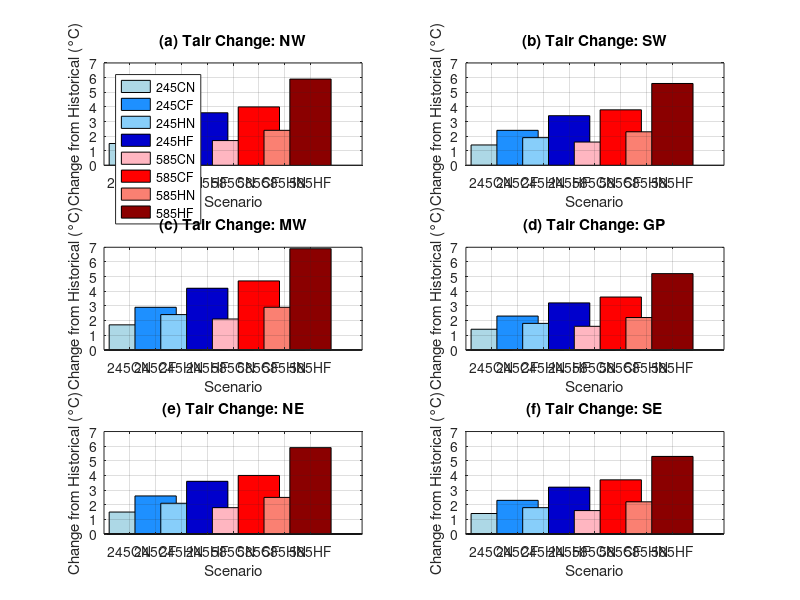

MATLAB code for this plot: (Note: this script raises an error after producing the figure.)
%% monthly Tair change (abs diff)

clear all; clc;

% Plot monthly change
subplot(3,2,1)

% Define months
months = 1:12;

% Define data (rows = months, columns = variables)
data = [
    -2.3	-0.9	-0.1	-0.8	0.8	-0.9	1.0	-0.4	2.8;
    -1.9	-0.7	0.2	-0.3	1.2	-0.6	1.3	0.0	3.2;
     0.4	1.7	2.6	2.2	3.7	1.8	3.8	2.4	5.5;
     3.4	4.8	5.8	5.2	6.8	4.9	7.1	5.5	8.7;
     8.0	9.5	10.3	9.9	11.3	9.6	11.8	10.3	13.3;
    11.8	13.3	14.2	13.8	15.3	13.5	15.8	14.2	17.7;
    15.7	17.3	18.5	18.1	19.7	17.7	20.3	18.6	22.5;
    15.7	17.5	18.6	18.2	20.2	17.8	20.6	18.9	23.0;
    12.1	13.9	15.0	14.4	16.3	14.1	16.8	15.1	19.0;
     6.5	8.2	9.2	8.7	10.4	8.5	10.9	9.1	12.7;
     0.7	2.2	3.2	2.8	4.1	2.3	4.6	3.1	6.5;
    -2.8	-1.5	-0.4	-1.0	0.5	-1.2	0.8	-0.6	2.6
];

colors = [
   [173 216 230]/255;  % 245CN (dark blue)
    [30, 144, 255]/255;  % 245CF (medium blue)
   [135, 206, 250]/255;  % 245HN (darker blue)
  [0, 0, 205]/255;  % 245HF (deep blue)
    [255, 182, 193]/255;  % 585CN (light red)
    [255 0 0]/255;  % 585CF (medium red)
    [250 128 114]/255;  % 585HN (dark red)
    [139, 0, 0]/255;  % 585HF (deep red)
];

% Annual data
annual = [5.6 7.1 8.1 7.6 9.2 7.3 9.6 8.0 11.5];

% Subtract the historical values (column 1) from the rest
change_monthly = data(:,2:end) - data(:,1);
change_annual = annual(2:end) - annual(1);

% Scenario labels (excluding Hist)
labels = {'245CN', '245CF', '245HN', '245HF', '585CN', '585CF', '585HN', '585HF'};

% Plot each bar individually
for i = 1:length(change_annual)
    bar(i, change_annual(i), 'FaceColor', colors(i,:), 'DisplayName', labels{i});hold on;
end


xticks(1:8)
xticklabels(labels)
xlabel('Scenario')
ylabel('Change from Historical (°C)');
title('(a) Tair Change: NW');

% Add legend
legend('Location', 'northwest', 'Orientation', 'vertical');

box on; grid on;
ylim([0, 7])



% Plot monthly change
subplot(3,2,2)

% Define months
months = 1:12;

% Define data (rows = months, columns = variables)
data = [
    3.4  4.7  5.5  5.0  6.6  4.8  6.7  5.5  8.5;
    3.8  5.1  5.9  5.6  7.1  5.2  6.9  5.9  8.9;
    5.8  7.1  7.9  7.6  9.0  7.2  9.0  7.9 10.8;
    8.8 10.2 10.9 10.4 11.8 10.3 12.3 10.7 13.8;
   12.9 14.2 15.0 14.7 16.0 14.4 16.5 15.1 18.0;
   17.6 19.0 19.9 19.6 20.9 19.2 21.4 19.9 23.1;
   20.6 22.2 23.3 22.8 24.3 22.5 24.9 23.2 26.6;
   20.0 21.7 22.8 22.3 24.0 22.0 24.5 22.8 26.4;
   17.4 19.1 20.2 19.6 21.3 19.3 21.8 20.1 23.7;
   12.4 14.1 15.1 14.7 16.3 14.4 16.9 15.1 18.8;
    6.8  8.4  9.4  9.0 10.4  8.5 10.9  9.3 12.9;
    3.3  4.6  5.6  5.2  6.7  4.9  6.9  5.6  8.8
];

colors = [
   [173 216 230]/255;  % 245CN (dark blue)
    [30, 144, 255]/255;  % 245CF (medium blue)
   [135, 206, 250]/255;  % 245HN (darker blue)
  [0, 0, 205]/255;  % 245HF (deep blue)
    [255, 182, 193]/255;  % 585CN (light red)
    [255 0 0]/255;  % 585CF (medium red)
    [250 128 114]/255;  % 585HN (dark red)
    [139, 0, 0]/255;  % 585HF (deep red)
];

% Annual data
annual = [11.1 12.5 13.5 13.0 14.5 12.7 14.9 13.4 16.7];

% Subtract the historical values (column 1) from the rest
change_monthly = data(:,2:end) - data(:,1);
change_annual = annual(2:end) - annual(1);

% Scenario labels (excluding Hist)
labels = {'245CN', '245CF', '245HN', '245HF', '585CN', '585CF', '585HN', '585HF'};

% Plot each bar individually
for i = 1:length(change_annual)
    bar(i, change_annual(i), 'FaceColor', colors(i,:), 'DisplayName', labels{i});hold on;
end


xticks(1:8)
xticklabels(labels)
xlabel('Scenario')
ylabel('Change from Historical (°C)');
title('(b) Tair Change: SW');

% Add legend
% legend('Location', 'northwest', 'Orientation', 'horizontal');

box on; grid on;
ylim([0, 7])





% Plot monthly change
subplot(3,2,3)

% Define months
months = 1:12;

% Define data (rows = months, columns = variables)
data = [
   -8.0  -5.9  -4.7  -5.7  -3.5  -5.5  -3.0  -4.9  -1.0;
   -6.1  -4.2  -3.0  -4.1  -2.0  -3.8  -1.2  -3.5   0.7;
    0.0   1.6   2.8   2.2   3.8   1.9   4.4   2.5   6.2;
    7.2   8.6   9.8   9.1  10.7   8.9  11.2   9.5  12.8;
   13.9  15.4  16.4  15.7  17.2  15.7  18.0  16.2  19.5;
   19.4  21.1  22.2  21.7  23.3  21.4  23.9  22.2  26.0;
   22.4  24.2  25.5  25.0  26.9  24.6  27.5  25.6  29.9;
   21.5  23.4  24.8  24.4  26.5  23.7  26.9  25.0  29.6;
   16.5  18.3  19.7  19.5  21.5  18.7  21.7  20.1  24.6;
    8.9  10.6  11.8  11.7  13.6  11.0  13.5  12.1  16.5;
    1.1   2.6   3.8   3.6   5.2   2.9   5.4   4.0   7.7;
   -5.7  -4.0  -2.8  -3.3  -1.5  -3.6  -1.1  -2.7   1.0
];

colors = [
   [173 216 230]/255;  % 245CN (dark blue)
    [30, 144, 255]/255;  % 245CF (medium blue)
   [135, 206, 250]/255;  % 245HN (darker blue)
  [0, 0, 205]/255;  % 245HF (deep blue)
    [255, 182, 193]/255;  % 585CN (light red)
    [255 0 0]/255;  % 585CF (medium red)
    [250 128 114]/255;  % 585HN (dark red)
    [139, 0, 0]/255;  % 585HF (deep red)
];

% Annual data
annual = [7.6 9.3 10.5 10.0 11.8 9.7 12.3 10.5 14.5];

% Subtract the historical values (column 1) from the rest
change_monthly = data(:,2:end) - data(:,1);
change_annual = annual(2:end) - annual(1);

% Scenario labels (excluding Hist)
labels = {'245CN', '245CF', '245HN', '245HF', '585CN', '585CF', '585HN', '585HF'};

% Plot each bar individually
for i = 1:length(change_annual)
    bar(i, change_annual(i), 'FaceColor', colors(i,:), 'DisplayName', labels{i});hold on;
end


xticks(1:8)
xticklabels(labels)
xlabel('Scenario')
ylabel('Change from Historical (°C)');
title('(c) Tair Change: MW');

% Add legend
% legend('Location', 'northwest', 'Orientation', 'horizontal');

box on; grid on;
ylim([0, 7])




% Plot monthly change
subplot(3,2,4)

% Define months
months = 1:12;

% Define data (rows = months, columns = variables)
data = [
    5.0   6.4   7.2   6.5   8.0   6.6   8.3   7.3   9.9;
    7.0   8.3   9.1   8.5   9.8   8.5  10.1   8.9  11.4;
   11.1  12.4  13.0  12.6  13.7  12.5  14.0  12.8  15.3;
   15.6  16.9  17.7  17.2  18.4  17.1  18.9  17.5  20.2;
   20.2  21.6  22.4  22.0  23.2  21.8  23.9  22.3  25.1;
   24.6  26.0  26.9  26.5  27.9  26.3  28.4  26.8  29.9;
   26.0  27.5  28.5  28.0  29.4  27.8  30.1  28.4  31.6;
   25.7  27.3  28.3  27.7  29.2  27.6  29.8  28.2  31.3;
   22.4  23.9  24.9  24.5  26.0  24.2  26.5  24.9  28.2;
   16.6  18.1  19.2  18.9  20.5  18.4  20.8  19.3  23.1;
   10.5  11.9  12.9  12.6  14.1  12.1  14.3  13.0  16.5;
    5.8   7.0   7.8   7.6   8.9   7.3   9.1   8.1  11.0
];

colors = [
   [173 216 230]/255;  % 245CN (dark blue)
    [30, 144, 255]/255;  % 245CF (medium blue)
   [135, 206, 250]/255;  % 245HN (darker blue)
  [0, 0, 205]/255;  % 245HF (deep blue)
    [255, 182, 193]/255;  % 585CN (light red)
    [255 0 0]/255;  % 585CF (medium red)
    [250 128 114]/255;  % 585HN (dark red)
    [139, 0, 0]/255;  % 585HF (deep red)
];

% Annual data
annual = [15.9 17.3 18.2 17.7 19.1 17.5 19.5 18.1 21.1];

% Subtract the historical values (column 1) from the rest
change_monthly = data(:,2:end) - data(:,1);
change_annual = annual(2:end) - annual(1);

% Scenario labels (excluding Hist)
labels = {'245CN', '245CF', '245HN', '245HF', '585CN', '585CF', '585HN', '585HF'};

% Plot each bar individually
for i = 1:length(change_annual)
    bar(i, change_annual(i), 'FaceColor', colors(i,:), 'DisplayName', labels{i});hold on;
end


xticks(1:8)
xticklabels(labels)
xlabel('Scenario')
ylabel('Change from Historical (°C)');
title('(d) Tair Change: GP');

% Add legend
% legend('Location', 'northwest', 'Orientation', 'horizontal');

box on; grid on;
ylim([0, 7])



% Plot monthly change
subplot(3,2,5)

% Define months
months = 1:12;

% Define data (rows = months, columns = variables)
data = [
   -4.8  -3.3  -2.0  -2.9  -1.1  -2.7  -0.7  -2.0   0.9;
   -3.3  -1.8  -0.5  -1.4   0.3  -1.3   0.8  -0.8   2.3;
    1.4   2.8   3.9   3.3   4.8   3.1   5.3   3.7   6.7;
    8.5   9.9  10.9  10.3  11.7  10.1  12.3  10.7  13.7;
   14.6  16.0  17.0  16.3  17.7  16.2  18.4  16.7  19.9;
   19.2  20.7  21.7  21.1  22.6  20.9  23.2  21.6  24.9;
   21.5  23.1  24.1  23.7  25.4  23.3  25.7  24.2  27.8;
   20.5  22.1  23.2  22.9  24.6  22.3  24.9  23.2  27.1;
   16.6  18.1  19.2  19.0  20.7  18.4  21.0  19.4  23.4;
   10.2  11.6  12.8  12.6  14.3  12.0  14.3  13.1  17.1;
    3.9   5.4   6.5   6.1   7.7   5.6   7.9   6.6  10.0;
   -1.7  -0.4   0.7   0.3   1.8   0.1   2.1   0.9   3.9
];

colors = [
   [173 216 230]/255;  % 245CN (dark blue)
    [30, 144, 255]/255;  % 245CF (medium blue)
   [135, 206, 250]/255;  % 245HN (darker blue)
  [0, 0, 205]/255;  % 245HF (deep blue)
    [255, 182, 193]/255;  % 585CN (light red)
    [255 0 0]/255;  % 585CF (medium red)
    [250 128 114]/255;  % 585HN (dark red)
    [139, 0, 0]/255;  % 585HF (deep red)
];

% Annual data
annual = [8.9 10.4 11.5 11.0 12.5 10.7 12.9 11.4 14.8];

% Subtract the historical values (column 1) from the rest
change_monthly = data(:,2:end) - data(:,1);
change_annual = annual(2:end) - annual(1);

% Scenario labels (excluding Hist)
labels = {'245CN', '245CF', '245HN', '245HF', '585CN', '585CF', '585HN', '585HF'};

% Plot each bar individually
for i = 1:length(change_annual)
    bar(i, change_annual(i), 'FaceColor', colors(i,:), 'DisplayName', labels{i});hold on;
end


xticks(1:8)
xticklabels(labels)
xlabel('Scenario')
ylabel('Change from Historical (°C)');
title('(e) Tair Change: NE');

% Add legend
% legend('Location', 'northwest', 'Orientation', 'horizontal');

box on; grid on;
ylim([0, 7])



% Plot monthly change
subplot(3,2,6)

% Define months
months = 1:12;

% Define data (rows = months, columns = variables)
data = [
    5.0   6.2   7.2   6.4   7.7   6.6   8.2   7.2   9.4;
    7.2   8.5   9.4   8.5   9.7   8.8  10.3   9.0  11.3;
   11.2  12.5  13.2  12.6  13.7  12.5  14.3  12.9  15.3;
   15.9  17.2  18.0  17.5  18.7  17.4  19.2  17.8  20.6;
   20.5  21.8  22.7  22.2  23.5  22.0  24.1  22.5  25.6;
   24.3  25.7  26.6  26.1  27.6  25.9  28.1  26.5  29.8;
   25.8  27.3  28.3  27.8  29.4  27.6  29.9  28.2  31.6;
   25.3  26.8  27.9  27.4  29.0  27.1  29.6  27.8  31.4;
   22.2  23.7  24.8  24.5  26.1  24.0  26.5  24.9  28.6;
   16.7  18.2  19.3  19.0  20.6  18.4  20.9  19.4  23.3;
   11.2  12.6  13.6  13.2  14.7  12.7  15.0  13.6  16.9;
    6.8   8.0   8.8   8.4   9.8   8.3  10.1   9.0  11.6
];

colors = [
   [173 216 230]/255;  % 245CN (dark blue)
    [30, 144, 255]/255;  % 245CF (medium blue)
   [135, 206, 250]/255;  % 245HN (darker blue)
  [0, 0, 205]/255;  % 245HF (deep blue)
    [255, 182, 193]/255;  % 585CN (light red)
    [255 0 0]/255;  % 585CF (medium red)
    [250 128 114]/255;  % 585HN (dark red)
    [139, 0, 0]/255;  % 585HF (deep red)
];

% Annual data
annual = [16.0 17.4 18.3 17.8 19.2 17.6 19.7 18.2 21.3];

% Subtract the historical values (column 1) from the rest
change_monthly = data(:,2:end) - data(:,1);
change_annual = annual(2:end) - annual(1);

% Scenario labels (excluding Hist)
labels = {'245CN', '245CF', '245HN', '245HF', '585CN', '585CF', '585HN', '585HF'};

% Plot each bar individually
for i = 1:length(change_annual)
    bar(i, change_annual(i), 'FaceColor', colors(i,:), 'DisplayName', labels{i});hold on;
end


xticks(1:8)
xticklabels(labels)
xlabel('Scenario')
ylabel('Change from Historical (°C)');
title('(f) Tair Change: SE');

% Add legend
% legend('Location', 'northwest', 'Orientation', 'horizontal');

box on; grid on;
ylim([0, 7])



% % Plot annual change
% subplot(3,2,2)
% bar(change_annual);
% set(gca, 'XTickLabel', labels, 'XTick', 1:8, 'XTickLabelRotation', 45);
% ylabel('Annual Change from Historical (°C)');
% title('Annual Temperature Change from Historical');
% grid on;














%% output the plot

fig = gcf;
fig.PaperUnits = 'inches';

% fig.PaperPosition = [0 0 17.7 8];
fig.PaperPosition = [0 0 10 12];
print('ScreenSizeFigure', '-dpng', '-r300')
